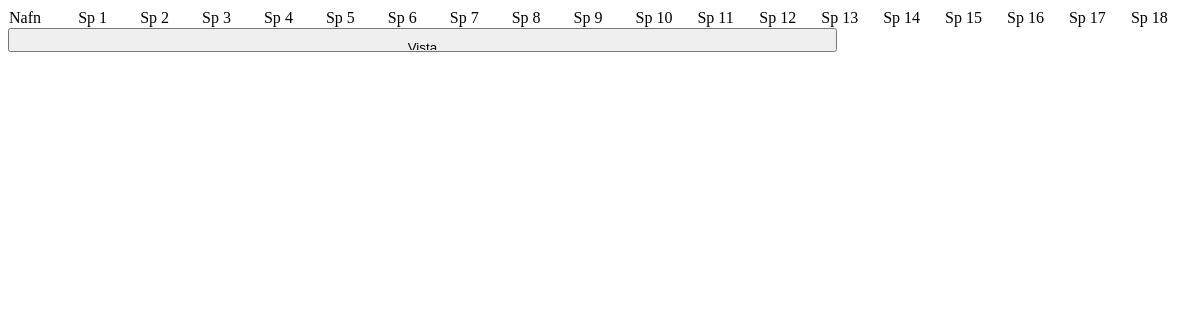
The page /svor/1/1 on the database as committed earlier.
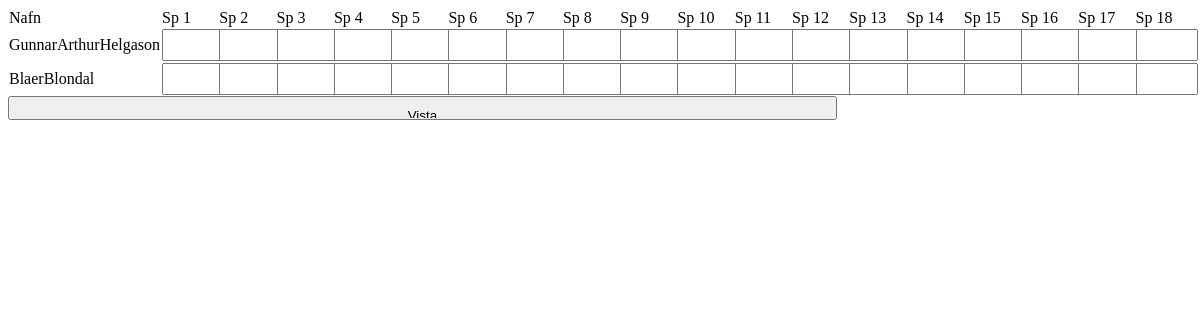
The same page on the database as committed later.
### skraning/models.py (models this page shows, shortened)
@python_2_unicode_compatible
class Student(models.Model):
    name = models.CharField(max_length=200)
    ans1 = models.CharField(max_length=100, default='')
    ans2 = models.CharField(max_length=100, default='')
    ans3 = models.CharField(max_length=100, default='')
    kt = models.CharField(max_length=11)
    group = models.ForeignKey(Group, on_delete=models.CASCADE)
    points1 = models.IntegerField(default=0)
    points2 = models.IntegerField(default=0)
    points3 = models.IntegerField(default=0)

### svor/views.py (the view)
# urls.py: url(r'^(?P<group_id>[0-9]+)/(?P<round_nr>[1-2])$', views.answers, name='answers'),
def answers(request, group_id, round_nr):
    group = get_object_or_404(Group, pk=group_id)
    student_list = group.student_set.all()
    nr_of_questions = 18 # HARÐKÓÐUN!!!!!! ARG
    q_list = range(1,nr_of_questions+1) # Teljum spurningar frá 1
    return render(request, 'svor/answers.html', {'student_list': student_list,
    'q_list': q_list, 'group_id': group_id, 'round_nr': round_nr })

### svor/templates/svor/answers.html (shortened to what this page needs)
<!DOCTYPE html PUBLIC "-//W3C//DTD XHTML 1.1//EN" "http://www.w3.org/TR/xhtml11/DTD/xhtml11.dtd">
<html>
 <head>
 </head>
<body>
<form action="{% url 'svor:save_answers' group_id round_nr %}" method="post">
  <table>
  <tr>
  <td> Nafn </td>
  {% for question in q_list %}
    <td>Sp {{question}}</td>
  {% endfor %}
  </tr>
{% for student in student_list %}
  <tr>
   <td> {{ student.name }} </td>
   {% for question in q_list %}
   <td><input type="text" name= "Sp_{{question}}_{{student.name}}" maxlength="1" > </td>
   {% endfor %}
  </tr>
{% endfor %}
  </table>
  <input type="submit" name="save" value="Vista">
  </form>
 </body>
</html>

### svor/templates/svor/answers.html (style rules this page uses)
table { border-collapse: collapse; border-style: solid; border-width: 0px 0 0 0px; border-color: silver; }
td { width: 100px; border-style: solid; border-width: 0 0px 0px 0; border-color: silver; height:5px }
textarea,input { height: 8px; margin: 0px; padding: 10px; border-style: solid 1px red; overflow: hidden; width: 70%; }

Rows that differ between the two databases and show on the page:
now on this page (row edited): Student: name "GunnarArthurHelgason"
now on this page (row edited): Student: name "BlaerBlondal"
